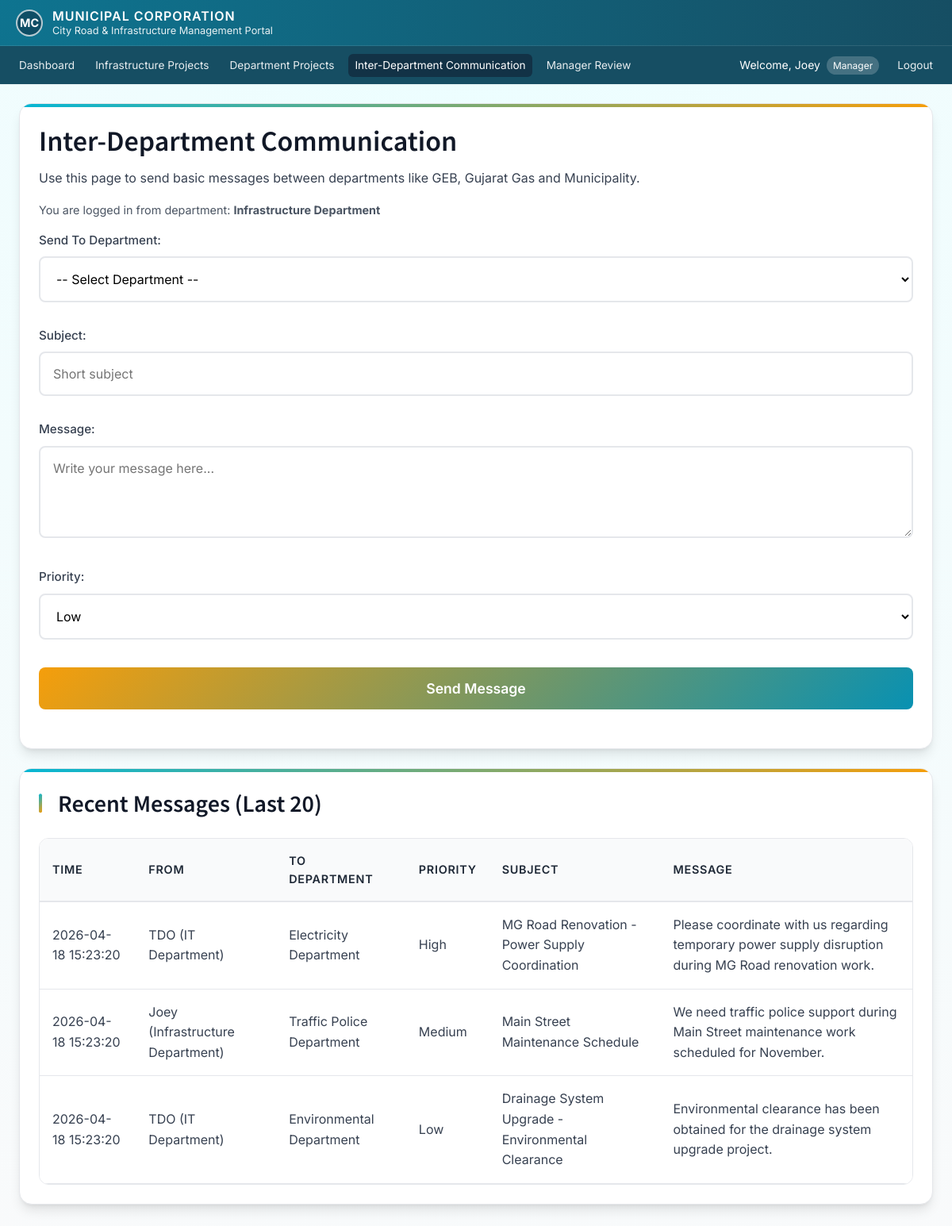
Page /department-communication.php (signed in) on the committed database.
### tables this page shows
CREATE TABLE IF NOT EXISTS communications (
    id INT AUTO_INCREMENT PRIMARY KEY,
    sender_id INT NOT NULL,
    recipient_id INT,
    recipient_department VARCHAR(100),
    subject VARCHAR(255) NOT NULL,
    message TEXT NOT NULL,
    priority ENUM('low', 'medium', 'high', 'urgent') DEFAULT 'medium',
    status ENUM('sent', 'read', 'replied', 'archived') DEFAULT 'sent',
    created_at TIMESTAMP DEFAULT CURRENT_TIMESTAMP,
    read_at TIMESTAMP NULL,
    FOREIGN KEY (sender_id) REFERENCES users(id) ON DELETE CASCADE,
    FOREIGN KEY (recipient_id) REFERENCES users(id) ON DELETE SET NULL
);

CREATE TABLE IF NOT EXISTS users (
    id INT AUTO_INCREMENT PRIMARY KEY,
    email VARCHAR(255) UNIQUE NOT NULL,
    password VARCHAR(255) NOT NULL,
    full_name VARCHAR(255) NOT NULL,
    role ENUM('admin', 'manager', 'employee', 'citizen') NOT NULL,
    department VARCHAR(100),
    phone VARCHAR(20),
    address TEXT,
    created_at TIMESTAMP DEFAULT CURRENT_TIMESTAMP,
    updated_at TIMESTAMP DEFAULT CURRENT_TIMESTAMP ON UPDATE CURRENT_TIMESTAMP,
    last_login TIMESTAMP NULL,
    is_active BOOLEAN DEFAULT TRUE,
    login_attempts INT DEFAULT 0,
    locked_until TIMESTAMP NULL
);

### auth.php (called while the page is built, shortened)
<?php
function hasPermission($permission) {
    return in_array($permission, $_SESSION['permissions']);
}
function hasAnyPermission($permissions) {
    foreach ($permissions as $permission) {
        if (hasPermission($permission)) {
            return true;
        }
    }
    return false;
}

### department-communication.php (the view, shortened to what this page needs)
<?php
include 'config.php';
include 'auth.php';
$user_name = $_SESSION['full_name'];
$user_role = $_SESSION['role'];
$user_department = isset($_SESSION['department']) ? $_SESSION['department'] : '';
$priorities = ['low', 'medium', 'high', 'urgent'];
$communications = [];
$canSeeAllMessages = in_array($user_role, ['admin', 'manager']);
if ($canSeeAllMessages) {
    $sql = "SELECT c.subject, c.message, c.priority, c.created_at, c.recipient_department,
                   u.full_name AS sender_name, u.department AS sender_department
            FROM communications c
            LEFT JOIN users u ON c.sender_id = u.id
            ORDER BY c.created_at DESC
            LIMIT 20";
    $result = $conn->query($sql);
    if ($result && $result->num_rows > 0) {
        while ($row = $result->fetch_assoc()) {
            $communications[] = $row;
        }
    }
}
?>
<!DOCTYPE html>
<html lang="en">
<head>
  <link rel="stylesheet" href="assets/styles.css" />
</head>
<body>
  <header class="govt-header">
    <div class="govt-header-content">
      <div class="govt-header-row">
        <div class="govt-header-emblem">MC</div>
        <div class="govt-header-text">
          <div class="govt-header-title">Municipal Corporation</div>
          <div class="govt-header-subtitle">City Road & Infrastructure Management Portal</div>
        </div>
      </div>
    </div>
  </header>
  <nav class="govt-nav">
    <div class="govt-nav-content">
      <a href="home.php">Dashboard</a>
      <a href="road-details.php">Infrastructure Projects</a>
      <?php if (hasAnyPermission(['view_all_projects', 'view_assigned_projects'])): ?>
        <a href="department-projects.php">Department Projects</a>
      <?php endif; ?>
      <a href="department-communication.php" class="active">Inter-Department Communication</a>
      <?php if (hasPermission('verify_work_report')): ?>
        <a href="home.php#manager-workflow">Manager Review</a>
      <?php endif; ?>
      <div class="nav-user">
        <span class="nav-user-text">
          Welcome, <?php echo htmlspecialchars($user_name); ?>
          <span class="nav-role-badge"><?php echo htmlspecialchars(ucfirst($user_role)); ?></span>
        </span>
        <a href="logout.php">Logout</a>
      </div>
    </div>
  </nav>
  <div class="govt-container">
    <div class="govt-card">
      <h1 style="margin-bottom: 10px;">Inter-Department Communication</h1>
      <p style="margin-bottom: 15px;">
        Use this page to send basic messages between departments like GEB, Gujarat Gas and Municipality.
      </p>
      <?php if ($user_department): ?>
        <p style="font-size: 0.9rem; color: #4b5563; margin-bottom: 15px;">
          You are logged in from department: <strong><?php echo htmlspecialchars($user_department); ?></strong>
        </p>
      <?php endif; ?>
      <form method="POST" action="department-communication.php" style="margin-bottom: 25px;">
        <div style="margin-bottom: 10px;">
          <label for="recipient_department">Send To Department:</label>
          <select name="recipient_department" id="recipient_department">
            <option value="">-- Select Department --</option>
          </select>
        </div>
        <div style="margin-bottom: 10px;">
          <label for="subject">Subject:</label>
          <input type="text" name="subject" id="subject" placeholder="Short subject" />
        </div>
        <div style="margin-bottom: 10px;">
          <label for="message">Message:</label>
          <textarea name="message" id="message" rows="4" placeholder="Write your message here..."></textarea>
        </div>
        <div style="margin-bottom: 15px;">
          <label for="priority">Priority:</label>
          <select name="priority" id="priority">
            <?php foreach ($priorities as $p): ?>
              <option value="<?php echo htmlspecialchars($p); ?>">
                <?php echo htmlspecialchars(ucfirst($p)); ?>
              </option>
            <?php endforeach; ?>
          </select>
        </div>
        <button type="submit">Send Message</button>
      </form>
    </div>
    <div class="govt-card">
      <h2>Recent Messages (Last 20)</h2>
      <div class="govt-table-container">
        <table class="govt-table">
          <thead>
            <tr>
              <th>Time</th>
              <th>From</th>
              <th>To Department</th>
              <th>Priority</th>
              <th>Subject</th>
              <th>Message</th>
            </tr>
          </thead>
          <tbody>
            <?php if (count($communications) === 0): ?>
              <tr>
                <td colspan="6">No messages yet. Send one using the form above.</td>
              </tr>
            <?php else: ?>
              <?php foreach ($communications as $c): ?>
                <tr>
                  <td><?php echo htmlspecialchars($c['created_at']); ?></td>
                  <td>
                    <?php
                      $fromText = $c['sender_name'] ? $c['sender_name'] : 'Unknown';
                      if ($c['sender_department']) {
                          $fromText .= ' (' . $c['sender_department'] . ')';
                      }
                      echo htmlspecialchars($fromText);
                    ?>
                  </td>
                  <td><?php echo htmlspecialchars($c['recipient_department']); ?></td>
                  <td><?php echo htmlspecialchars(ucfirst($c['priority'])); ?></td>
                  <td><?php echo htmlspecialchars($c['subject']); ?></td>
                  <td><?php echo htmlspecialchars($c['message']); ?></td>
                </tr>
              <?php endforeach; ?>
            <?php endif; ?>
          </tbody>
        </table>
      </div>
    </div>
  </div>
</body>
</html>

### rows in the picture
communications: created_at "2026-04-18 15:23:20", sender.department "TDO (IT Department)", recipient_department "Electricity Department", priority "High", subject "MG Road Renovation - Power Supply Coordination", message "Please coordinate with us regarding temporary power supply disruption during MG Road renovation work."
communications: created_at "2026-04-18 15:23:20", sender.department "Joey (Infrastructure Department)", recipient_department "Traffic Police Department", priority "Medium", subject "Main Street Maintenance Schedule", message "We need traffic police support during Main Street maintenance work scheduled for November."
communications: created_at "2026-04-18 15:23:20", sender.department "TDO (IT Department)", recipient_department "Environmental Department", priority "Low", subject "Drainage System Upgrade - Environmental Clearance", message "Environmental clearance has been obtained for the drainage system upgrade project."

### other values in the picture
$user_name "Joey"
$user_role "Manager"
$user_department "Infrastructure Department"
form field priority "Low"
